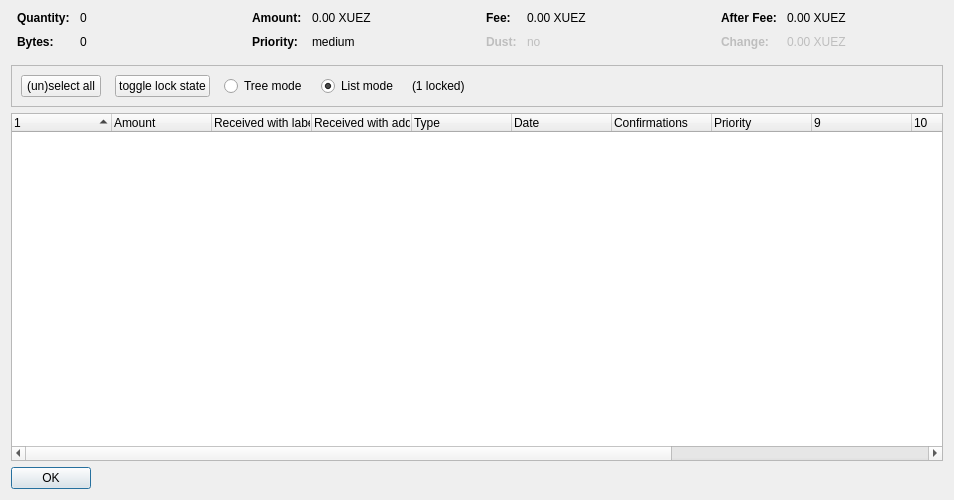
<?xml version="1.0" encoding="UTF-8"?>
<ui version="4.0">
 <class>CoinControlDialog</class>
 <widget class="QDialog" name="CoinControlDialog">
  <property name="geometry">
   <rect>
    <x>0</x>
    <y>0</y>
    <width>954</width>
    <height>500</height>
   </rect>
  </property>
  <property name="windowTitle">
   <string>Coin Selection</string>
  </property>
  <layout class="QVBoxLayout" name="verticalLayout">
   <item>
    <layout class="QHBoxLayout" name="horizontalLayoutTop" stretch="0,0,0,0">
     <property name="topMargin">
      <number>0</number>
     </property>
     <property name="bottomMargin">
      <number>10</number>
     </property>
     <item>
      <layout class="QFormLayout" name="formLayoutCoinControl1">
       <property name="horizontalSpacing">
        <number>10</number>
       </property>
       <property name="verticalSpacing">
        <number>10</number>
       </property>
       <property name="leftMargin">
        <number>6</number>
       </property>
       <property name="rightMargin">
        <number>6</number>
       </property>
       <item row="0" column="0">
        <widget class="QLabel" name="labelCoinControlQuantityText">
         <property name="font">
          <font>
           <weight>75</weight>
           <bold>true</bold>
          </font>
         </property>
         <property name="text">
          <string>Quantity:</string>
         </property>
        </widget>
       </item>
       <item row="0" column="1">
        <widget class="QLabel" name="labelCoinControlQuantity">
         <property name="cursor">
          <cursorShape>IBeamCursor</cursorShape>
         </property>
         <property name="contextMenuPolicy">
          <enum>Qt::ActionsContextMenu</enum>
         </property>
         <property name="text">
          <string notr="true">0</string>
         </property>
         <property name="textInteractionFlags">
          <set>Qt::LinksAccessibleByMouse|Qt::TextSelectableByKeyboard|Qt::TextSelectableByMouse</set>
         </property>
        </widget>
       </item>
       <item row="1" column="0">
        <widget class="QLabel" name="labelCoinControlBytesText">
         <property name="font">
          <font>
           <weight>75</weight>
           <bold>true</bold>
          </font>
         </property>
         <property name="text">
          <string>Bytes:</string>
         </property>
        </widget>
       </item>
       <item row="1" column="1">
        <widget class="QLabel" name="labelCoinControlBytes">
         <property name="cursor">
          <cursorShape>IBeamCursor</cursorShape>
         </property>
         <property name="contextMenuPolicy">
          <enum>Qt::ActionsContextMenu</enum>
         </property>
         <property name="text">
          <string notr="true">0</string>
         </property>
         <property name="textInteractionFlags">
          <set>Qt::LinksAccessibleByMouse|Qt::TextSelectableByKeyboard|Qt::TextSelectableByMouse</set>
         </property>
        </widget>
       </item>
      </layout>
     </item>
     <item>
      <layout class="QFormLayout" name="formLayoutCoinControl2">
       <property name="horizontalSpacing">
        <number>10</number>
       </property>
       <property name="verticalSpacing">
        <number>10</number>
       </property>
       <property name="leftMargin">
        <number>6</number>
       </property>
       <property name="rightMargin">
        <number>6</number>
       </property>
       <item row="0" column="0">
        <widget class="QLabel" name="labelCoinControlAmountText">
         <property name="font">
          <font>
           <weight>75</weight>
           <bold>true</bold>
          </font>
         </property>
         <property name="text">
          <string>Amount:</string>
         </property>
        </widget>
       </item>
       <item row="0" column="1">
        <widget class="QLabel" name="labelCoinControlAmount">
         <property name="cursor">
          <cursorShape>IBeamCursor</cursorShape>
         </property>
         <property name="contextMenuPolicy">
          <enum>Qt::ActionsContextMenu</enum>
         </property>
         <property name="text">
          <string notr="true">0.00 XUEZ</string>
         </property>
         <property name="textInteractionFlags">
          <set>Qt::LinksAccessibleByMouse|Qt::TextSelectableByKeyboard|Qt::TextSelectableByMouse</set>
         </property>
        </widget>
       </item>
       <item row="1" column="0">
        <widget class="QLabel" name="labelCoinControlPriorityText">
         <property name="font">
          <font>
           <weight>75</weight>
           <bold>true</bold>
          </font>
         </property>
         <property name="text">
          <string>Priority:</string>
         </property>
        </widget>
       </item>
       <item row="1" column="1">
        <widget class="QLabel" name="labelCoinControlPriority">
         <property name="cursor">
          <cursorShape>IBeamCursor</cursorShape>
         </property>
         <property name="contextMenuPolicy">
          <enum>Qt::ActionsContextMenu</enum>
         </property>
         <property name="text">
          <string>medium</string>
         </property>
         <property name="textInteractionFlags">
          <set>Qt::LinksAccessibleByMouse|Qt::TextSelectableByKeyboard|Qt::TextSelectableByMouse</set>
         </property>
        </widget>
       </item>
      </layout>
     </item>
     <item>
      <layout class="QFormLayout" name="formLayoutCoinControl3">
       <property name="horizontalSpacing">
        <number>10</number>
       </property>
       <property name="verticalSpacing">
        <number>10</number>
       </property>
       <property name="leftMargin">
        <number>6</number>
       </property>
       <property name="rightMargin">
        <number>6</number>
       </property>
       <item row="0" column="0">
        <widget class="QLabel" name="labelCoinControlFeeText">
         <property name="font">
          <font>
           <weight>75</weight>
           <bold>true</bold>
          </font>
         </property>
         <property name="text">
          <string>Fee:</string>
         </property>
        </widget>
       </item>
       <item row="0" column="1">
        <widget class="QLabel" name="labelCoinControlFee">
         <property name="cursor">
          <cursorShape>IBeamCursor</cursorShape>
         </property>
         <property name="contextMenuPolicy">
          <enum>Qt::ActionsContextMenu</enum>
         </property>
         <property name="text">
          <string notr="true">0.00 XUEZ</string>
         </property>
         <property name="textInteractionFlags">
          <set>Qt::LinksAccessibleByMouse|Qt::TextSelectableByKeyboard|Qt::TextSelectableByMouse</set>
         </property>
        </widget>
       </item>
       <item row="1" column="0">
        <widget class="QLabel" name="labelCoinControlLowOutputText">
         <property name="enabled">
          <bool>false</bool>
         </property>
         <property name="font">
          <font>
           <weight>75</weight>
           <bold>true</bold>
          </font>
         </property>
         <property name="text">
          <string>Dust:</string>
         </property>
        </widget>
       </item>
       <item row="1" column="1">
        <widget class="QLabel" name="labelCoinControlLowOutput">
         <property name="enabled">
          <bool>false</bool>
         </property>
         <property name="cursor">
          <cursorShape>IBeamCursor</cursorShape>
         </property>
         <property name="contextMenuPolicy">
          <enum>Qt::ActionsContextMenu</enum>
         </property>
         <property name="text">
          <string>no</string>
         </property>
         <property name="textInteractionFlags">
          <set>Qt::LinksAccessibleByMouse|Qt::TextSelectableByKeyboard|Qt::TextSelectableByMouse</set>
         </property>
        </widget>
       </item>
      </layout>
     </item>
     <item>
      <layout class="QFormLayout" name="formLayoutCoinControl4">
       <property name="horizontalSpacing">
        <number>10</number>
       </property>
       <property name="verticalSpacing">
        <number>10</number>
       </property>
       <property name="leftMargin">
        <number>6</number>
       </property>
       <property name="rightMargin">
        <number>6</number>
       </property>
       <item row="0" column="0">
        <widget class="QLabel" name="labelCoinControlAfterFeeText">
         <property name="font">
          <font>
           <weight>75</weight>
           <bold>true</bold>
          </font>
         </property>
         <property name="text">
          <string>After Fee:</string>
         </property>
        </widget>
       </item>
       <item row="0" column="1">
        <widget class="QLabel" name="labelCoinControlAfterFee">
         <property name="cursor">
          <cursorShape>IBeamCursor</cursorShape>
         </property>
         <property name="contextMenuPolicy">
          <enum>Qt::ActionsContextMenu</enum>
         </property>
         <property name="text">
          <string notr="true">0.00 XUEZ</string>
         </property>
         <property name="textInteractionFlags">
          <set>Qt::LinksAccessibleByMouse|Qt::TextSelectableByKeyboard|Qt::TextSelectableByMouse</set>
         </property>
        </widget>
       </item>
       <item row="1" column="0">
        <widget class="QLabel" name="labelCoinControlChangeText">
         <property name="enabled">
          <bool>false</bool>
         </property>
         <property name="font">
          <font>
           <weight>75</weight>
           <bold>true</bold>
          </font>
         </property>
         <property name="text">
          <string>Change:</string>
         </property>
        </widget>
       </item>
       <item row="1" column="1">
        <widget class="QLabel" name="labelCoinControlChange">
         <property name="enabled">
          <bool>false</bool>
         </property>
         <property name="cursor">
          <cursorShape>IBeamCursor</cursorShape>
         </property>
         <property name="contextMenuPolicy">
          <enum>Qt::ActionsContextMenu</enum>
         </property>
         <property name="text">
          <string notr="true">0.00 XUEZ</string>
         </property>
         <property name="textInteractionFlags">
          <set>Qt::LinksAccessibleByMouse|Qt::TextSelectableByKeyboard|Qt::TextSelectableByMouse</set>
         </property>
        </widget>
       </item>
      </layout>
     </item>
    </layout>
   </item>
   <item>
    <widget class="QFrame" name="frame">
     <property name="minimumSize">
      <size>
       <width>0</width>
       <height>40</height>
      </size>
     </property>
     <property name="frameShape">
      <enum>QFrame::StyledPanel</enum>
     </property>
     <property name="frameShadow">
      <enum>QFrame::Sunken</enum>
     </property>
     <layout class="QHBoxLayout" name="horizontalLayout">
      <item>
       <layout class="QHBoxLayout" name="horizontalLayoutPanel" stretch="0,0,0,0,0,0">
        <property name="spacing">
         <number>14</number>
        </property>
        <item>
         <widget class="QPushButton" name="pushButtonSelectAll">
          <property name="sizePolicy">
           <sizepolicy hsizetype="Maximum" vsizetype="Fixed">
            <horstretch>0</horstretch>
            <verstretch>0</verstretch>
           </sizepolicy>
          </property>
          <property name="text">
           <string>(un)select all</string>
          </property>
          <property name="autoDefault">
           <bool>false</bool>
          </property>
         </widget>
        </item>
        <item>
         <widget class="QPushButton" name="pushButtonToggleLock">
          <property name="sizePolicy">
           <sizepolicy hsizetype="Maximum" vsizetype="Fixed">
            <horstretch>0</horstretch>
            <verstretch>0</verstretch>
           </sizepolicy>
          </property>
          <property name="text">
           <string>toggle lock state</string>
          </property>
          <property name="autoDefault">
           <bool>false</bool>
          </property>
         </widget>
        </item>
        <item>
         <widget class="QRadioButton" name="radioTreeMode">
          <property name="sizePolicy">
           <sizepolicy hsizetype="Maximum" vsizetype="Fixed">
            <horstretch>0</horstretch>
            <verstretch>0</verstretch>
           </sizepolicy>
          </property>
          <property name="text">
           <string>Tree mode</string>
          </property>
         </widget>
        </item>
        <item>
         <widget class="QRadioButton" name="radioListMode">
          <property name="sizePolicy">
           <sizepolicy hsizetype="Maximum" vsizetype="Fixed">
            <horstretch>0</horstretch>
            <verstretch>0</verstretch>
           </sizepolicy>
          </property>
          <property name="text">
           <string>List mode</string>
          </property>
          <property name="checked">
           <bool>true</bool>
          </property>
         </widget>
        </item>
        <item>
         <widget class="QLabel" name="labelLocked">
          <property name="text">
           <string>(1 locked)</string>
          </property>
         </widget>
        </item>
        <item>
         <spacer name="horizontalSpacer">
          <property name="orientation">
           <enum>Qt::Horizontal</enum>
          </property>
          <property name="sizeHint" stdset="0">
           <size>
            <width>40</width>
            <height>20</height>
           </size>
          </property>
         </spacer>
        </item>
       </layout>
      </item>
     </layout>
    </widget>
   </item>
   <item>
    <widget class="CoinControlTreeWidget" name="treeWidget">
     <property name="contextMenuPolicy">
      <enum>Qt::CustomContextMenu</enum>
     </property>
     <property name="sortingEnabled">
      <bool>false</bool>
     </property>
     <property name="columnCount">
      <number>13</number>
     </property>
     <attribute name="headerShowSortIndicator" stdset="0">
      <bool>true</bool>
     </attribute>
     <attribute name="headerStretchLastSection">
      <bool>false</bool>
     </attribute>
     <column>
      <property name="text">
       <string/>
      </property>
     </column>
     <column>
      <property name="text">
       <string>Amount</string>
      </property>
     </column>
     <column>
      <property name="text">
       <string>Received with label</string>
      </property>
     </column>
     <column>
      <property name="text">
       <string>Received with address</string>
      </property>
     </column>
     <column>
      <property name="text">
	<string>Type</string>
      </property>
     </column>
     <column>
      <property name="text">	 
       <string>Date</string>
      </property>
     </column>
     <column>
      <property name="text">
       <string>Confirmations</string>
      </property>
      <property name="toolTip">
       <string>Confirmed</string>
      </property>
     </column>
     <column>
      <property name="text">
       <string>Priority</string>
      </property>
     </column>
     <column>
      <property name="text">
       <string/>
      </property>
     </column>
     <column>
      <property name="text">
       <string/>
      </property>
     </column>
     <column>
      <property name="text">
       <string/>
      </property>
     </column>
     <column>
      <property name="text">
       <string/>
      </property>
     </column>
     <column>
      <property name="text">
       <string/>
      </property>
     </column>
    </widget>
   </item>
   <item>
    <widget class="QDialogButtonBox" name="buttonBox">
     <property name="sizePolicy">
      <sizepolicy hsizetype="Maximum" vsizetype="Fixed">
       <horstretch>0</horstretch>
       <verstretch>0</verstretch>
      </sizepolicy>
     </property>
     <property name="orientation">
      <enum>Qt::Horizontal</enum>
     </property>
     <property name="standardButtons">
      <set>QDialogButtonBox::Ok</set>
     </property>
    </widget>
   </item>
  </layout>
 </widget>
 <customwidgets>
  <customwidget>
   <class>CoinControlTreeWidget</class>
   <extends>QTreeWidget</extends>
   <header>coincontroltreewidget.h</header>
  </customwidget>
 </customwidgets>
 <resources/>
 <connections/>
</ui>
